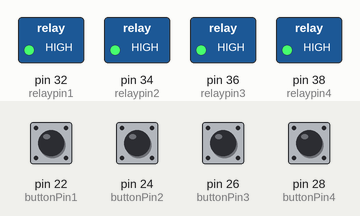
Recording of a sketch running on a simulated Arduino Mega 2560, built with avr-gcc and run on an emulated ATmega2560. Parts: switched loads named in the sketch (green lamp = pin HIGH). The test bench sets the inputs (shaded band); at power-on: pin 22 (buttonPin1), pin 24 (buttonPin2), pin 26 (buttonPin3), pin 28 (buttonPin4) HIGH. What the sketch prints to the serial monitor is not drawn.

Above: at 1.3 s.
1.4 s: pin 22 (buttonPin1) pulled LOW for 0.3 s
At 1.62 s:
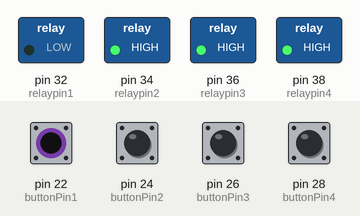
3.2 s: pin 24 (buttonPin2) pulled LOW for 0.3 s
At 3.37 s:
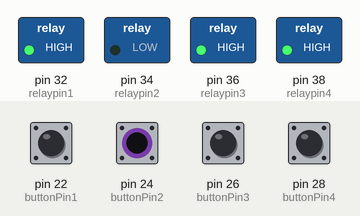
5.0 s: pin 26 (buttonPin3) pulled LOW for 0.3 s
At 5.4 s:
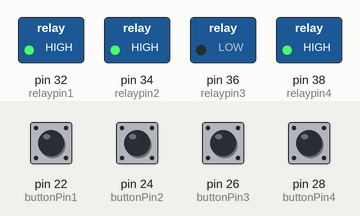
7.0 s: pin 28 (buttonPin4) pulled LOW for 0.3 s
At 7.4 s:
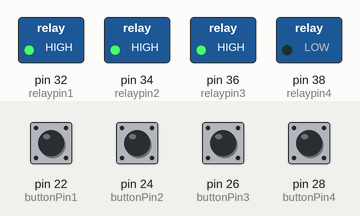
9.0 s: pin 22 (buttonPin1) driven LOW and pin 24 (buttonPin2) driven LOW
At 9.6 s:
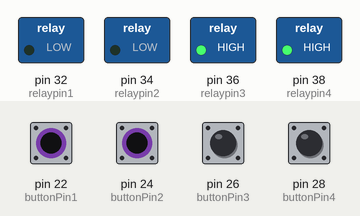
10.5 s: pin 26 (buttonPin3) pulled LOW for 1 s
At 10.8 s:
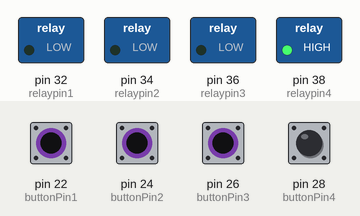
Timing chart, 0 to 13.5 s (numbered marks = the images above; inputs shaded):
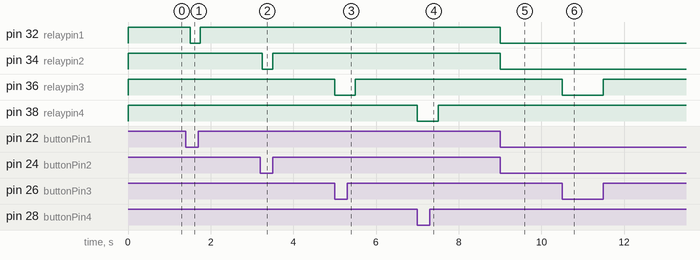

Measured:
- after the input at 1.4 s, pin 32 (relaypin1): HIGH → LOW after 0.10 s, → HIGH 0.25 s later
- after the input at 3.2 s, pin 34 (relaypin2): HIGH → LOW after 0.05 s, → HIGH 0.25 s later
- after the input at 5.0 s, pin 36 (relaypin3): HIGH → LOW at once, → HIGH 0.50 s later
- after the input at 7.0 s, pin 38 (relaypin4): HIGH → LOW at once, → HIGH 0.50 s later
- after the input at 9.0 s, pin 32 (relaypin1), pin 34 (relaypin2): HIGH → LOW at once
- after the input at 10.5 s, pin 36 (relaypin3): HIGH → LOW at once, → HIGH 1.0 s later

The sketch:

relaytest002.ino
```cpp
#define buttonPin1 22
#define buttonPin2 24
#define buttonPin3 26
#define buttonPin4 28

#define relaypin1 32
#define relaypin2 34
#define relaypin3 36
#define relaypin4 38
void setup()
{
  pinMode(buttonPin1,INPUT) ;
  pinMode(buttonPin2,INPUT) ;
  pinMode(buttonPin3,INPUT) ;
  pinMode(buttonPin4,INPUT) ;
  pinMode(relaypin1,OUTPUT) ;
  pinMode(relaypin2,OUTPUT) ;
  pinMode(relaypin3,OUTPUT) ;
  pinMode(relaypin4,OUTPUT) ;

  Serial.begin(9600);
  Serial.println("program start here....");
}
void loop()
{
if (digitalRead(buttonPin1)==LOW)
{
      digitalWrite(relaypin1,LOW);
}
else
{
      digitalWrite(relaypin1,HIGH);
}

if (digitalRead(buttonPin2)==LOW)
{
      digitalWrite(relaypin2,LOW);
}
else
{
      digitalWrite(relaypin2,HIGH);
}

if (digitalRead(buttonPin3)==LOW)
{
      digitalWrite(relaypin3,LOW);
}
else
{
      digitalWrite(relaypin3,HIGH);
}

if (digitalRead(buttonPin4)==LOW)
{
      digitalWrite(relaypin4,LOW);
}
else
{
      digitalWrite(relaypin4,HIGH);
}
 delay(250);
 }
```
